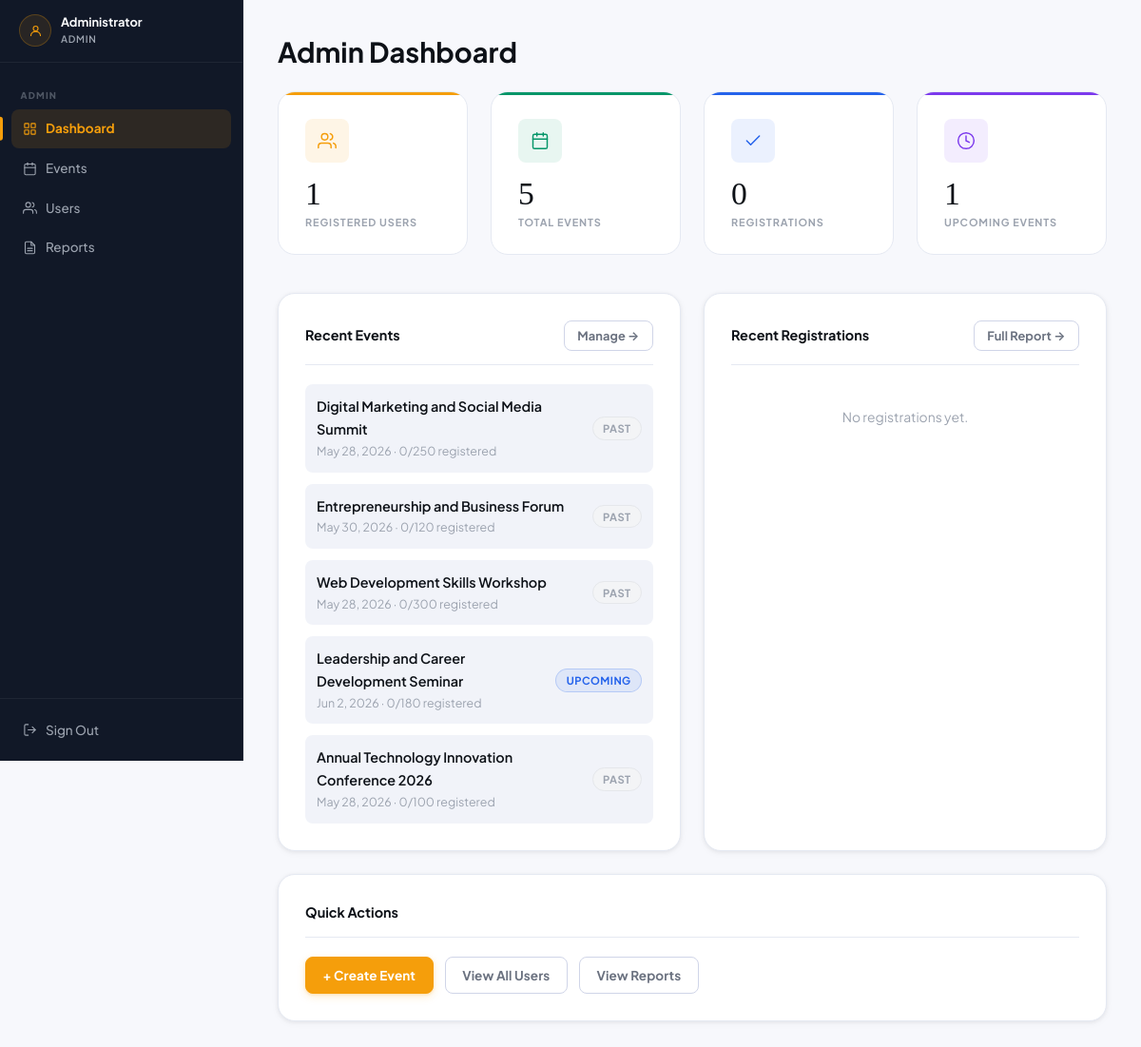
Page /admin/dashboard.php (signed in) on the committed database.
### tables this page shows
CREATE TABLE `events` (
  `id` int(11) NOT NULL,
  `title` varchar(200) NOT NULL,
  `description` text DEFAULT NULL,
  `date` date NOT NULL,
  `time` time NOT NULL,
  `location` varchar(255) NOT NULL,
  `capacity` int(11) DEFAULT 100,
  `created_at` timestamp NOT NULL DEFAULT current_timestamp()
);

### admin/dashboard.php (the view, shortened to what this page needs)
<?php
$conn = getConnection();
$totalUsers  = $conn->query("SELECT COUNT(*) as c FROM users WHERE role='user'")->fetch_assoc()['c'];
$totalEvents = $conn->query("SELECT COUNT(*) as c FROM events")->fetch_assoc()['c'];
$totalRegs   = $conn->query("SELECT COUNT(*) as c FROM registrations")->fetch_assoc()['c'];
$upcomingEvt = $conn->query("SELECT COUNT(*) as c FROM events WHERE date >= CURDATE()")->fetch_assoc()['c'];
$recentEvents = $conn->query("
    SELECT e.id, e.title, e.date, e.location, e.capacity,
    COUNT(r.id) AS reg_count
    FROM events e
    LEFT JOIN registrations r ON e.id = r.event_id
    GROUP BY e.id
    ORDER BY e.created_at DESC
    LIMIT 5
")->fetch_all(MYSQLI_ASSOC);
$recentRegs = $conn->query("
    SELECT u.name AS user_name, e.title AS event_title, r.registered_at
    FROM registrations r
    JOIN users u ON r.user_id = u.id
    JOIN events e ON r.event_id = e.id
    ORDER BY r.registered_at DESC
    LIMIT 8
")->fetch_all(MYSQLI_ASSOC);
include __DIR__ . '/../includes/header.php';
?>
<div class="page-wrap">
    <div class="page-header">
        <h1>Admin Dashboard</h1>
    </div>
    <div class="stats-grid">
        <div class="stat-card amber">
            <div class="stat-icon-wrap">
                <svg viewBox="0 0 24 24" fill="none" stroke="currentColor" stroke-width="1.75" stroke-linecap="round" stroke-linejoin="round">
                    <path d="M17 21v-2a4 4 0 0 0-4-4H5a4 4 0 0 0-4 4v2"/>
                    <circle cx="9" cy="7" r="4"/>
                    <path d="M23 21v-2a4 4 0 0 0-3-3.87"/>
                    <path d="M16 3.13a4 4 0 0 1 0 7.75"/>
                </svg>
            </div>
            <div class="stat-info">
                <div class="stat-value" data-count="<?= $totalUsers ?>"><?= $totalUsers ?></div>
                <div class="stat-label">Registered Users</div>
            </div>
        </div>
        <div class="stat-card teal">
            <div class="stat-icon-wrap">
                <svg viewBox="0 0 24 24" fill="none" stroke="currentColor" stroke-width="1.75" stroke-linecap="round" stroke-linejoin="round">
                    <rect x="3" y="4" width="18" height="18" rx="2"/>
                    <line x1="16" y1="2" x2="16" y2="6"/>
                    <line x1="8" y1="2" x2="8" y2="6"/>
                    <line x1="3" y1="10" x2="21" y2="10"/>
                </svg>
            </div>
            <div class="stat-info">
                <div class="stat-value" data-count="<?= $totalEvents ?>"><?= $totalEvents ?></div>
                <div class="stat-label">Total Events</div>
            </div>
        </div>
        <div class="stat-card blue">
            <div class="stat-icon-wrap">
                <svg viewBox="0 0 24 24" fill="none" stroke="currentColor" stroke-width="1.75" stroke-linecap="round" stroke-linejoin="round">
                    <path d="M20 6L9 17l-5-5"/>
                </svg>
            </div>
            <div class="stat-info">
                <div class="stat-value" data-count="<?= $totalRegs ?>"><?= $totalRegs ?></div>
                <div class="stat-label">Registrations</div>
            </div>
        </div>
        <div class="stat-card purple">
            <div class="stat-icon-wrap">
                <svg viewBox="0 0 24 24" fill="none" stroke="currentColor" stroke-width="1.75" stroke-linecap="round" stroke-linejoin="round">
                    <circle cx="12" cy="12" r="10"/>
                    <polyline points="12 6 12 12 16 14"/>
                </svg>
            </div>
            <div class="stat-info">
                <div class="stat-value" data-count="<?= $upcomingEvt ?>"><?= $upcomingEvt ?></div>
                <div class="stat-label">Upcoming Events</div>
            </div>
        </div>
    </div>
    <div style="display:grid; grid-template-columns:1fr 1fr; gap:1.5rem; flex-wrap:wrap;" class="admin-two-col">
        <div class="card">
            <div class="card-header">
                <span class="card-title">Recent Events</span>
                <a href="/event-system/admin/events.php" class="btn btn-secondary btn-sm">Manage →</a>
            </div>
            <?php if (empty($recentEvents)): ?>
                <p style="color:var(--text-muted); font-size:0.87rem; text-align:center; padding:1.5rem 0;">No events yet.</p>
            <?php else: ?>
                <div style="display:flex; flex-direction:column; gap:0.75rem;">
                    <?php foreach ($recentEvents as $ev): ?>
                    <div style="display:flex; align-items:center; justify-content:space-between; padding:0.75rem; background:var(--bg-elevated); border-radius:var(--radius-sm);">
                        <div>
                            <div style="font-weight:600; font-size:0.9rem; color:var(--text-primary);"><?= htmlspecialchars($ev['title']) ?></div>
                            <div style="font-size:0.78rem; color:var(--text-muted);"><?= date('M j, Y', strtotime($ev['date'])) ?> · <?= $ev['reg_count'] ?>/<?= $ev['capacity'] ?> registered</div>
                        </div>
                        <?php if (strtotime($ev['date']) >= strtotime('today')): ?>
                            <span class="badge badge-upcoming">Upcoming</span>
                        <?php else: ?>
                            <span class="badge badge-past">Past</span>
                        <?php endif; ?>
                    </div>
                    <?php endforeach; ?>
                </div>
            <?php endif; ?>
        </div>
        <div class="card">
            <div class="card-header">
                <span class="card-title">Recent Registrations</span>
                <a href="/event-system/admin/reports.php" class="btn btn-secondary btn-sm">Full Report →</a>
            </div>
            <?php if (empty($recentRegs)): ?>
                <p style="color:var(--text-muted); font-size:0.87rem; text-align:center; padding:1.5rem 0;">No registrations yet.</p>
            <?php endif; ?>
        </div>
    </div>
    <div class="card" style="margin-top:1.5rem;">
        <div class="card-header">
            <span class="card-title">Quick Actions</span>
        </div>
        <div style="display:flex; gap:0.75rem; flex-wrap:wrap;">
            <a href="/event-system/admin/events.php" class="btn btn-primary">+ Create Event</a>
            <a href="/event-system/admin/users.php" class="btn btn-secondary">View All Users</a>
            <a href="/event-system/admin/reports.php" class="btn btn-secondary">View Reports</a>
        </div>
    </div>
</div>

### includes/header.php (shortened to what this page needs)
<?php
$base        = '/event-system/';
$currentPage = basename($_SERVER['PHP_SELF'], '.php');
$inAdmin     = strpos($_SERVER['REQUEST_URI'], '/event-system/admin/') !== false;
$userName    = isset($_SESSION['name']) ? htmlspecialchars(explode(' ', $_SESSION['name'])[0]) : 'User';
$userRole    = isset($_SESSION['role']) ? $_SESSION['role'] : 'user';
?>
<!DOCTYPE html>
<html lang="en">
<head>
    <link rel="stylesheet" href="<?= $base ?>assets/css/style.css">
</head>
<body>
<div class="app-shell">
    <aside class="sidebar" id="sidebar">
        <div class="sidebar-user">
            <div class="sidebar-avatar">
                <svg viewBox="0 0 24 24" fill="none" stroke="currentColor" stroke-width="1.75" stroke-linecap="round" stroke-linejoin="round">
                    <circle cx="12" cy="8" r="4"/>
                    <path d="M4 20c0-4 3.6-7 8-7s8 3 8 7"/>
                </svg>
            </div>
            <div class="sidebar-user-info">
                <div class="sidebar-user-name"><?= $userName ?></div>
                <div class="sidebar-user-role"><?= ucfirst($userRole) ?></div>
            </div>
        </div>
        <nav class="sidebar-nav">
            <?php if ($userRole === 'admin'): ?>
                <div class="sidebar-section-label">Admin</div>
                <a href="<?= $base ?>admin/dashboard.php" class="sidebar-link <?= ($inAdmin && $currentPage === 'dashboard') ? 'active' : '' ?>">
                    Dashboard
                </a>
                <a href="<?= $base ?>admin/events.php" class="sidebar-link <?= ($inAdmin && $currentPage === 'events') ? 'active' : '' ?>">
                    <svg viewBox="0 0 24 24" fill="none" stroke="currentColor" stroke-width="1.75" stroke-linecap="round" stroke-linejoin="round">
                        <rect x="3" y="4" width="18" height="18" rx="2"/>
                        <line x1="16" y1="2" x2="16" y2="6"/><line x1="8" y1="2" x2="8" y2="6"/>
                        <line x1="3" y1="10" x2="21" y2="10"/>
                    </svg>
                    Events
                </a>
                <a href="<?= $base ?>admin/users.php" class="sidebar-link <?= ($inAdmin && $currentPage === 'users') ? 'active' : '' ?>">
                    <svg viewBox="0 0 24 24" fill="none" stroke="currentColor" stroke-width="1.75" stroke-linecap="round" stroke-linejoin="round">
                        <path d="M17 21v-2a4 4 0 0 0-4-4H5a4 4 0 0 0-4 4v2"/>
                        <circle cx="9" cy="7" r="4"/>
                        <path d="M23 21v-2a4 4 0 0 0-3-3.87"/><path d="M16 3.13a4 4 0 0 1 0 7.75"/>
                    </svg>
                    Users
                </a>
                <a href="<?= $base ?>admin/reports.php" class="sidebar-link <?= ($inAdmin && $currentPage === 'reports') ? 'active' : '' ?>">
                    <svg viewBox="0 0 24 24" fill="none" stroke="currentColor" stroke-width="1.75" stroke-linecap="round" stroke-linejoin="round">
                        <path d="M14 2H6a2 2 0 0 0-2 2v16a2 2 0 0 0 2 2h12a2 2 0 0 0 2-2V8z"/>
                        <polyline points="14 2 14 8 20 8"/>
                        <line x1="16" y1="13" x2="8" y2="13"/><line x1="16" y1="17" x2="8" y2="17"/>
                    </svg>
                    Reports
                </a>
            <?php endif; ?>
        </nav>
        <div class="sidebar-footer">
            <a href="<?= $base ?>logout.php" class="sidebar-logout">
                <svg viewBox="0 0 24 24" fill="none" stroke="currentColor" stroke-width="1.75" stroke-linecap="round" stroke-linejoin="round">
                    <path d="M9 21H5a2 2 0 0 1-2-2V5a2 2 0 0 1 2-2h4"/>
                    <polyline points="16 17 21 12 16 7"/><line x1="21" y1="12" x2="9" y2="12"/>
                </svg>
                Sign Out
            </a>
        </div>
    </aside>
    <div class="main-area">
        <div class="page-content">

### rows in the picture
events: title "Digital Marketing and Social Media Summit", date "May 28, 2026", reg_count "0", capacity "250", shows "PAST"
events: title "Entrepreneurship and Business Forum", date "May 30, 2026", reg_count "0", capacity "120", shows "PAST"
events: title "Web Development Skills Workshop", date "May 28, 2026", reg_count "0", capacity "300", shows "PAST"
events: title "Leadership and Career Development Seminar", date "Jun 2, 2026", reg_count "0", capacity "180", shows "UPCOMING"
events: title "Annual Technology Innovation Conference 2026", date "May 28, 2026", reg_count "0", capacity "100", shows "PAST"

### other values in the picture
$userName "Administrator"
$userRole "ADMIN"
$totalUsers "1"
$totalEvents "5"
$totalRegs "0"
$upcomingEvt "1"
